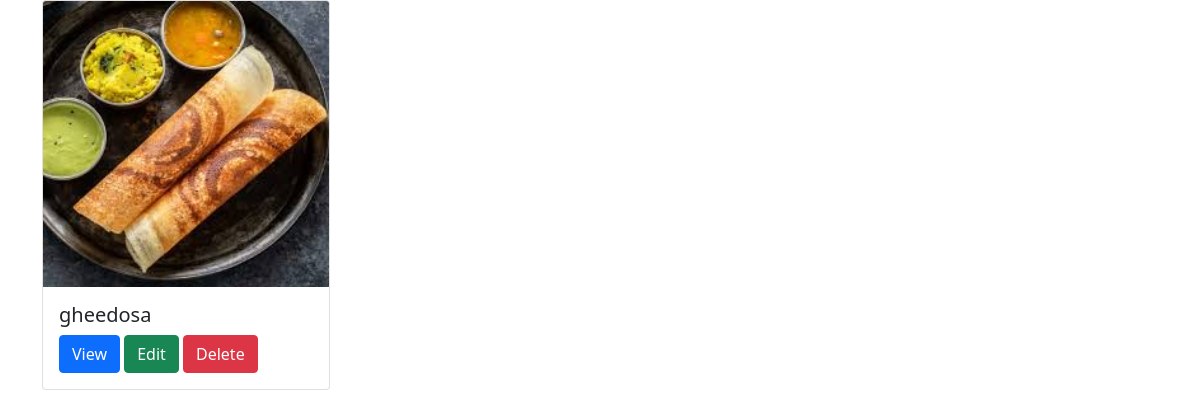
/recipes/listrecipe (signed in), run on the app's committed database.
### recipes/models.py (models this page shows, shortened)
class Recipe(models.Model):
    recipe_name=models.CharField(max_length=120)
    ingradiantnts=models.CharField(max_length=250)
    category=models.CharField(max_length=100)
    recipe_img=models.ImageField(upload_to="images")
    created_by=models.CharField(max_length=120)

### recipes/views.py (the view)
# urls.py: path("listrecipe",list_my_recipes,name="listmyrecipes"),
def list_my_recipes(request):
    my_recipes=Recipe.objects.filter(created_by=request.user)
    context={}
    context["recipes"]=my_recipes
    return render(request,"recipes/myRecipes.html",context)

### recipes/templates/recipes/myRecipes.html (shortened to what this page needs)
<!DOCTYPE html>
<html lang="en">
<head>
<link href="https://cdn.jsdelivr.net/npm/bootstrap@5.0.0-beta1/dist/css/bootstrap.min.css" rel="stylesheet">
</head>
<body>
<div class="container">
    <div class="row">
        {%for recipe in  recipes%}
        <div class="col-3">
            <div class="card" style="width: 18rem;">
            <img src="{{recipe.recipe_img.url}}" class="card-img-top" alt="...">
            <div class="card-body">
                    <h5 class="card-title">{{recipe.recipe_name}}</h5>
                     <a href="{%url 'view' recipe.id%}" class="btn btn-primary">View</a>
                    <a href="{%url 'edit' recipe.id%}" class="btn btn-success">Edit</a>
                <a href="{%url 'delete' recipe.id%}" class="btn btn-danger">Delete</a>
            </div>
            </div>
        </div>
        {% endfor %}
    </div>
</div>
</body>
</html>

### data on the page
Recipe: recipe_img (picture), recipe_name "gheedosa"
